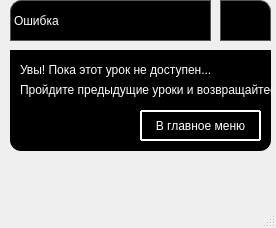
<?xml version="1.0" encoding="UTF-8"?>
<ui version="4.0">
 <class>stopwindow</class>
 <widget class="QMainWindow" name="stopwindow">
  <property name="geometry">
   <rect>
    <x>0</x>
    <y>0</y>
    <width>276</width>
    <height>228</height>
   </rect>
  </property>
  <property name="windowTitle">
   <string>MainWindow</string>
  </property>
  <property name="documentMode">
   <bool>false</bool>
  </property>
  <property name="dockNestingEnabled">
   <bool>false</bool>
  </property>
  <widget class="QWidget" name="centralwidget">
   <widget class="QPushButton" name="closebutton">
    <property name="geometry">
     <rect>
      <x>220</x>
      <y>0</y>
      <width>51</width>
      <height>41</height>
     </rect>
    </property>
    <property name="mouseTracking">
     <bool>false</bool>
    </property>
    <property name="styleSheet">
     <string notr="true">QPushButton{
border: 1px solid #555;
padding: 5 px ;
border-top-right-radius: 11px;
background: black;
}
QPushButton:hover { background: rgba(255,255,255,.2); }
QPushButton:pressed { background: white; }</string>
    </property>
    <property name="text">
     <string/>
    </property>
    <property name="icon">
     <iconset>
      <normaloff>photos/крестик.png</normaloff>photos/крестик.png</iconset>
    </property>
    <property name="default">
     <bool>false</bool>
    </property>
   </widget>
   <widget class="QLabel" name="label">
    <property name="geometry">
     <rect>
      <x>10</x>
      <y>0</y>
      <width>201</width>
      <height>41</height>
     </rect>
    </property>
    <property name="styleSheet">
     <string notr="true">QLabel{
	font: 75 italic 22pt &quot;MS Sans Serif&quot;;
color: white;
border: 1px solid #555;
border-top-left-radius: 11px;
background: black;
font-weight: 3;
text-transform: capitalize;
font-size: 25;
}</string>
    </property>
    <property name="text">
     <string>Ошибка</string>
    </property>
   </widget>
   <widget class="QGroupBox" name="groupBox_2">
    <property name="geometry">
     <rect>
      <x>10</x>
      <y>50</y>
      <width>261</width>
      <height>101</height>
     </rect>
    </property>
    <property name="styleSheet">
     <string notr="true">QGroupBox{
border-bottom-left-radius: 11px;
border-bottom-right-radius: 11px;
background: black;
}</string>
    </property>
    <property name="title">
     <string/>
    </property>
    <widget class="QLabel" name="label_13">
     <property name="geometry">
      <rect>
       <x>20</x>
       <y>20</y>
       <width>47</width>
       <height>13</height>
      </rect>
     </property>
     <property name="text">
      <string>TextLabel</string>
     </property>
    </widget>
    <widget class="QLabel" name="label_14">
     <property name="geometry">
      <rect>
       <x>20</x>
       <y>30</y>
       <width>47</width>
       <height>13</height>
      </rect>
     </property>
     <property name="text">
      <string>TextLabel</string>
     </property>
    </widget>
    <widget class="QLabel" name="label_3">
     <property name="geometry">
      <rect>
       <x>10</x>
       <y>10</y>
       <width>241</width>
       <height>20</height>
      </rect>
     </property>
     <property name="styleSheet">
      <string notr="true">color:white;</string>
     </property>
     <property name="text">
      <string>Увы! Пока этот урок не доступен...</string>
     </property>
    </widget>
    <widget class="QPushButton" name="tomain">
     <property name="geometry">
      <rect>
       <x>130</x>
       <y>60</y>
       <width>121</width>
       <height>31</height>
      </rect>
     </property>
     <property name="styleSheet">
      <string notr="true">QPushButton {
  display: inline-block;
  color: white;
  text-decoration: none;
  user-select: none;
  outline: none;
  border: 2px solid white;
  border-radius: 1px;
  transition: 0.2s;
} 
QPushButton:hover { background: rgba(255,255,255,.2); }
QPushButton:pressed { background: white; }</string>
     </property>
     <property name="text">
      <string>В главное меню</string>
     </property>
    </widget>
    <widget class="QLabel" name="label_2">
     <property name="geometry">
      <rect>
       <x>10</x>
       <y>30</y>
       <width>251</width>
       <height>20</height>
      </rect>
     </property>
     <property name="styleSheet">
      <string notr="true">color:white;</string>
     </property>
     <property name="text">
      <string>Пройдите предыдущие уроки и возвращайтесь</string>
     </property>
    </widget>
   </widget>
   <zorder>groupBox_2</zorder>
   <zorder>closebutton</zorder>
   <zorder>label</zorder>
  </widget>
  <widget class="QMenuBar" name="menubar">
   <property name="geometry">
    <rect>
     <x>0</x>
     <y>0</y>
     <width>276</width>
     <height>21</height>
    </rect>
   </property>
  </widget>
  <widget class="QStatusBar" name="statusbar"/>
 </widget>
 <resources>
  <include location="photos/photos.qrc"/>
 </resources>
 <connections/>
</ui>
